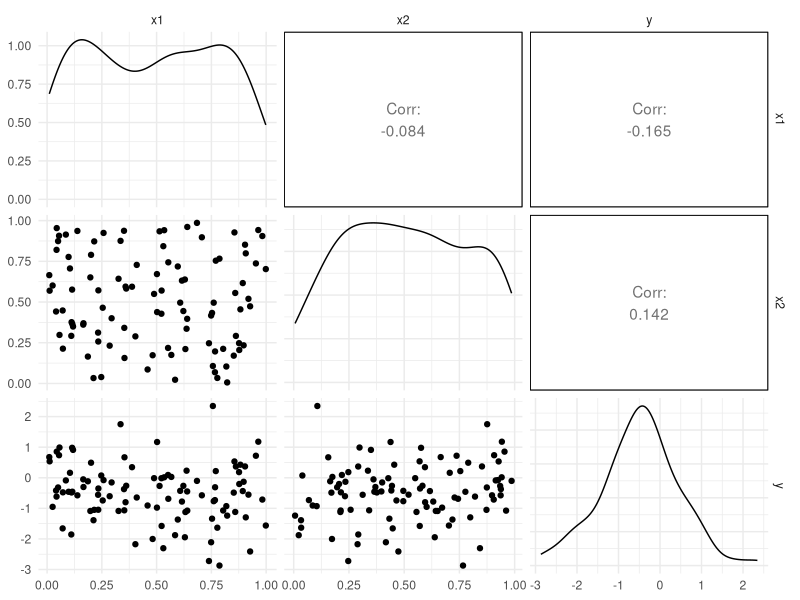

Write R code to recreate this figure.
## ---- chunk 1
library(tidyverse)
library(skimr)

options(scipen = 99)  # avoid scientific notation
options(max.print = 20)  # avoid long outputs
options(str = strOptions(list.len = 20))  # avoid long outputs
theme_set(theme_minimal())
## ---- chunk 2
f_y_x <- function(x1) {
    x1^2 - 1.5 * x1
}
## ---- chunk 3
n <- 100
set.seed(20230206)

data <- tibble(
    x1 = runif(n),
    x2 = runif(n),
    y = f_y_x(x1) + rnorm(n)
)
## ---- chunk 4
skim(data)
GGally::ggpairs(data)
## ---- chunk 5
f_hat_x <- lm(y ~ x1 + I(x1^2), data)
f_hat_x
## ---- chunk 6
point_to_evaluate <- list(x1 = 0, x2 = 0)
list(
    true_value = f_y_x(point_to_evaluate$x1),
    predicted_value = as.numeric(predict(f_hat_x, newdata = point_to_evaluate))
)
## ---- chunk 7
f_hat_simple_x <- lm(y ~ x1, data)
f_hat_simple_x

list(
    true_value = f_y_x(point_to_evaluate$x1),
    predicted_value = as.numeric(predict(f_hat_x, newdata = point_to_evaluate)),
    predicted_value_simple = as.numeric(predict(f_hat_simple_x, newdata = point_to_evaluate))
)
## ---- chunk 8
mean(rnorm(1000))
## ---- chunk 9
map(c(5, 10, 20), rnorm)
## ---- chunk 10
n <- 100
n_sim <- 10000
# use map to generate sample averages of 100 standard normal variables - 10k times
# plot the sampling distribution
## ---- chunk 11
sds <- c(1, 5)
# repeat the previous exercise but know for standard normal AND normal with sd=5 variables
# nest maps:
# 1. apply the random number generation and avg calculation to each simulation step
# 2. apply the simulation to each possible value of sigma

# plot the results
## ---- chunk 12
runSimulationStep <- function(n = 100, sd_e = 1) {
    # Step 1: Simulate the data (points 1-3 of the lecture)
    
    # Step 2: Estimate models (point 4 of the lecture - without evaluating on a given point)
}
## ---- chunk 13
estimated_models <- runSimulationStep()
estimated_models
## ---- chunk 14
# (remaining part of point 4 of the lecture)
point_to_evaluate <- list(x1 = 0, x2 = 0)
map(estimated_models, ~as.numeric(predict(.x, newdata = point_to_evaluate)))
## ---- chunk 15
# run the simulation for multiple times (point 5 of the lecture) / replace the NULL with a clever map
# do not forget to set the seed
simulated_models <- NULL
## ---- chunk 16
# str(simulated_models, max.level = 1)
# simulated_models[[1]]
## ---- chunk 17
# Evaluate the models in the (0, 0) point
# (use a nested map: map over all the simulation runs and evaluate all the estimated models)
predictions00 <- NULL
## ---- chunk 18
# pivot_longer(predictions00, cols = everything()) |>
#     ggplot(aes(value, color = name, fill = name)) + geom_density(alpha = 0.5)
## ---- chunk 19
# Calculate the metrics (point 6 of the lecture)

## ---- chunk 20
points_to_evaluate <- tibble(x1 = seq(0, 1, 0.05), x2 = 0)
predict(f_hat_x, newdata = points_to_evaluate)
# map(simulated_models[[1]], ~predict(.x, newdata = points_to_evaluate)) |> bind_cols()
## ---- chunk 21
# map_df(seq_along(simulated_models[1:100]), ~{
#     i <- .x
#     map(simulated_models[[i]], ~predict(.x, newdata = points_to_evaluate)) |> 
#         bind_cols() |>
#         mutate(simulation_run = i, x1 = points_to_evaluate$x1)
# }) |>
#     pivot_longer(cols = true:full, names_to = "model", values_to = "prediction") |>
#     ggplot(aes(x1, prediction, group = simulation_run, col = model)) +
#         geom_line(alpha = 0.3) +
#         facet_wrap(~ model)
